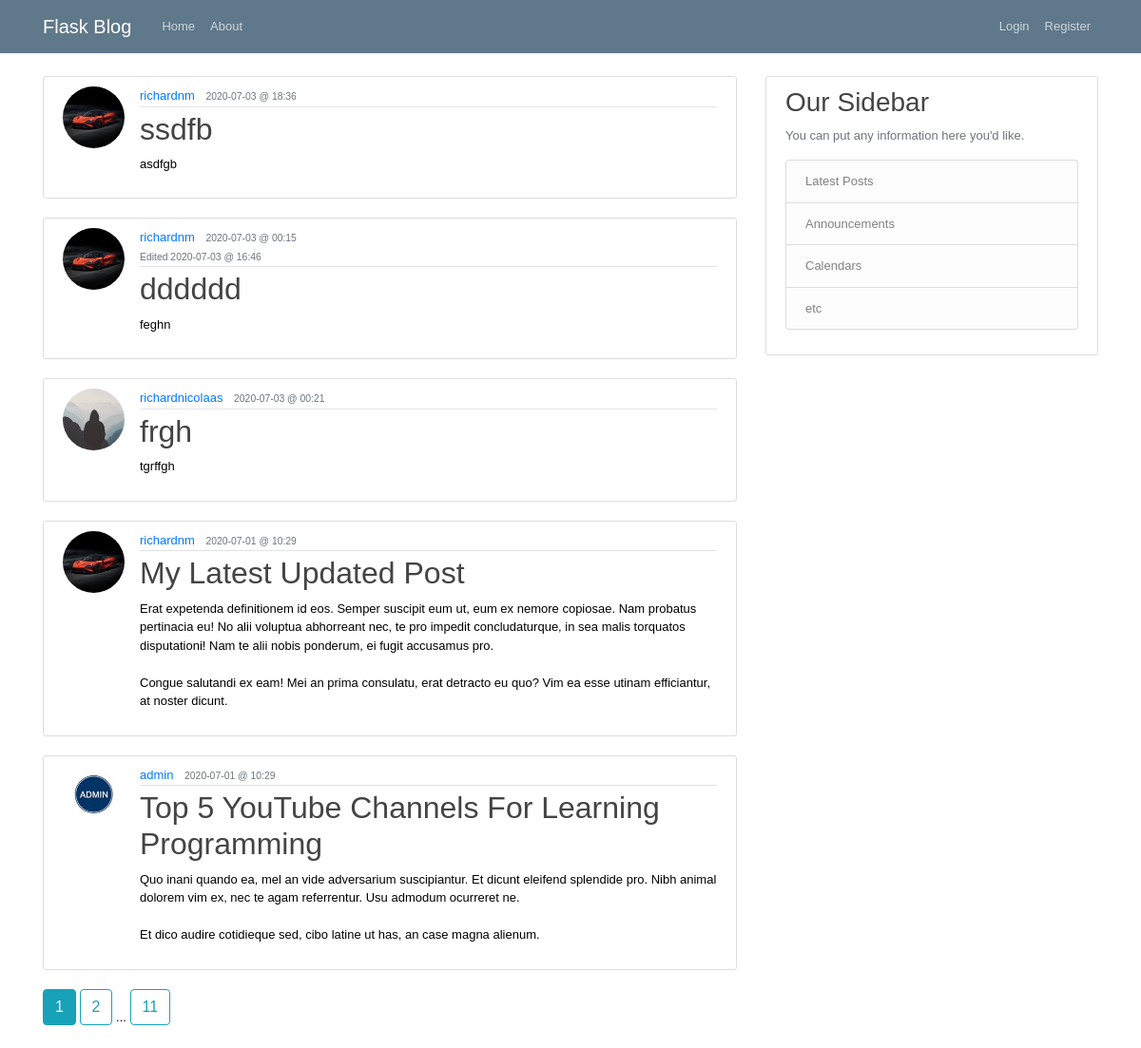
The page /home on the database its author committed.
### flaskblog/models.py (models this page shows, shortened)
class Post(db.Model):
    id = db.Column(db.Integer, primary_key=True)
    title = db.Column(db.String(100), nullable=False)
    date_posted = db.Column(db.DateTime, nullable=False,
                            default=datetime.utcnow)
    date_edited = db.Column(db.DateTime, nullable=False,
                            default=datetime.utcnow)
    content = db.Column(db.Text, nullable=False)
    user_id = db.Column(db.Integer, db.ForeignKey('user.id'),
                        nullable=False)
    post_history = db.relationship('PostHistory', backref='post',
                                   lazy=True)

class User(db.Model, UserMixin):
    id = db.Column(db.Integer, primary_key=True)
    username = db.Column(db.String(20), unique=True, nullable=False)
    email = db.Column(db.String(120), unique=True, nullable=False)
    image_file = db.Column(db.String(20), nullable=False,
                           default='default.jpeg')
    password = db.Column(db.String(60), nullable=False)
    posts = db.relationship('Post', backref='author', lazy=True)
    deleted_posts = db.relationship('DeletedPost', backref='author', lazy=True)

### flaskblog/main/routes.py (the view)
@main.route('/')
@main.route('/home')
def home():
    page = request.args.get('page', 1, type=int)
    posts = Post.query.order_by(Post.date_edited.desc())\
        .paginate(page=page, per_page=5)
    tz = timezone.utc
    return render_template('home.html', posts=posts, tz=tz, title='TESTE')

### flaskblog/templates/home.html
{% extends 'layout.html' %}
{% block content %}
    {% for post in posts.items %}
        <article class="media content-section">
            <img class="rounded-circle article-img" src=" {{ url_for('static', filename='profile_pics/' + post.author.image_file) }} " alt="">
            <div class="media-body">
            <div class="article-metadata">
                <a class="mr-2" href="{{ url_for('users.user_posts', username=post.author.username) }}">{{ post.author.username }}</a>
                {% if post.date_posted != post.date_edited %}
                    <small class="text-muted">{{ post.date_posted.replace(tzinfo=tz).astimezone(tz=None).strftime('%Y-%m-%d @ %H:%M') }} </small> <br>
                    <small class="text-muted">Edited {{ post.date_edited.replace(tzinfo=tz).astimezone(tz=None).strftime('%Y-%m-%d @ %H:%M') }} </small>
                {% else %}
                    <small class="text-muted">{{ post.date_posted.replace(tzinfo=tz).astimezone(tz=None).strftime('%Y-%m-%d @ %H:%M') }} </small>
                {% endif %}
            </div>
            <h2><a class="article-title" href="{{ url_for('posts.post', post_id=post.id) }}">{{ post.title }}</a></h2>
            <p class="article-content">{{ post.content }}</p>
            </div>
        </article>
    {% endfor %}
    {% for page_num in posts.iter_pages(left_edge=1, right_edge=1, left_current=1, right_current=2) %}
        {% if page_num %}
            {% if posts.page == page_num %}
                <a class="btn btn-info mb-4" href="{{ url_for('main.home', page=page_num) }}">{{ page_num }}</a>
            {% else %}
                <a class="btn btn-outline-info mb-4" href="{{ url_for('main.home', page=page_num) }}">{{ page_num }}</a>
            {% endif %}
        {% else %}
            ...
        {% endif %}
    {% endfor %}
{% endblock content %}

### flaskblog/static/main.css (style rules this page uses)
body { background: #fafafa; color: #333333; margin-top: 5rem; }
h1, h2, h3, h4, h5, h6 { color: #444444; }
.content-section { background: #ffffff; padding: 10px 20px; border: 1px solid #dddddd; border-radius: 3px; margin-bottom: 20px; }
.article-title { color: #444444; }
.article-content { white-space: pre-line; }
.article-img { height: 65px; width: 65px; margin-right: 16px; }
.article-metadata { padding-bottom: 1px; margin-bottom: 4px; border-bottom: 1px solid #e3e3e3 }

### flaskblog/static/style2.css (style rules this page uses)
* { margin:0px; }
body { background-color: #FFFFFF; font-family: Verdana,Arial,Helvetica,sans-serif; font-size: small; color: #000000; }

### rows shown on the page
Post: image_file (picture), author.username "richardnm", date_posted.replace "2020-07-03 @ 18:36", title "ssdfb", content "asdfgb"
Post: image_file (picture), author.username "richardnm", date_posted.replace "2020-07-03 @ 00:15", date_edited.replace "2020-07-03 @ 16:46", title "dddddd", content "feghn"
Post: image_file (placeholder picture), author.username "richardnicolaas", date_posted.replace "2020-07-03 @ 00:21", title "frgh", content "tgrffgh"
Post: image_file (picture), author.username "richardnm", date_posted.replace "2020-07-01 @ 10:29", title "My Latest Updated Post", content "Erat expetenda definitionem id eos. Semper suscipit eum ut, eum ex nemore copiosae. Nam probatus pertinacia eu! No alii voluptua abhorreant nec, te pro impedit concludaturque, in sea malis torquatos disputationi! Nam te alii nobis ponderum, ei fugit accusamus pro. Congue salutandi ex eam! Mei an prima consulatu, erat detracto eu quo? Vim ea esse utinam efficiantur, at noster dicunt."
Post: image_file (picture), author.username "admin", date_posted.replace "2020-07-01 @ 10:29", title "Top 5 YouTube Channels For Learning Programming", content "Quo inani quando ea, mel an vide adversarium suscipiantur. Et dicunt eleifend splendide pro. Nibh animal dolorem vim ex, nec te agam referrentur. Usu admodum ocurreret ne. Et dico audire cotidieque sed, cibo latine ut has, an case magna alienum."

### other values the page prints
{{ page_num }} "1"
{{ page_num }} "2" "11"
